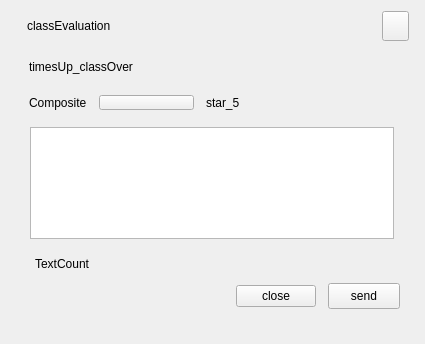
<?xml version="1.0" encoding="UTF-8"?>
<ui version="4.0">
 <class>ClassOverEvaluate</class>
 <widget class="C8CommonWindow" name="ClassOverEvaluate">
  <property name="geometry">
   <rect>
    <x>0</x>
    <y>0</y>
    <width>421</width>
    <height>340</height>
   </rect>
  </property>
  <property name="windowTitle">
   <string>ClassOverEvaluate</string>
  </property>
  <layout class="QGridLayout" name="gridLayout">
   <item row="0" column="0">
    <widget class="QWidget" name="widget_classoverEvaluate_bk" native="true">
     <property name="minimumSize">
      <size>
       <width>403</width>
       <height>322</height>
      </size>
     </property>
     <layout class="QVBoxLayout" name="verticalLayout_4">
      <property name="spacing">
       <number>14</number>
      </property>
      <property name="leftMargin">
       <number>0</number>
      </property>
      <property name="topMargin">
       <number>0</number>
      </property>
      <property name="rightMargin">
       <number>0</number>
      </property>
      <property name="bottomMargin">
       <number>24</number>
      </property>
      <item>
       <layout class="QVBoxLayout" name="verticalLayout">
        <property name="spacing">
         <number>16</number>
        </property>
        <item>
         <widget class="QWidget" name="widget_titleBar" native="true">
          <property name="minimumSize">
           <size>
            <width>0</width>
            <height>30</height>
           </size>
          </property>
          <property name="maximumSize">
           <size>
            <width>16777215</width>
            <height>30</height>
           </size>
          </property>
          <layout class="QHBoxLayout" name="horizontalLayout_6">
           <property name="spacing">
            <number>0</number>
           </property>
           <property name="leftMargin">
            <number>0</number>
           </property>
           <property name="topMargin">
            <number>0</number>
           </property>
           <property name="rightMargin">
            <number>0</number>
           </property>
           <property name="bottomMargin">
            <number>0</number>
           </property>
           <item>
            <layout class="QHBoxLayout" name="horizontalLayout">
             <property name="rightMargin">
              <number>5</number>
             </property>
             <item>
              <widget class="QLabel" name="label_classEvaluation">
               <property name="text">
                <string>classEvaluation</string>
               </property>
               <property name="indent">
                <number>16</number>
               </property>
              </widget>
             </item>
             <item>
              <spacer name="horizontalSpacer">
               <property name="orientation">
                <enum>Qt::Horizontal</enum>
               </property>
               <property name="sizeHint" stdset="0">
                <size>
                 <width>40</width>
                 <height>20</height>
                </size>
               </property>
              </spacer>
             </item>
             <item>
              <widget class="QPushButton" name="pushButton_close">
               <property name="minimumSize">
                <size>
                 <width>27</width>
                 <height>30</height>
                </size>
               </property>
               <property name="maximumSize">
                <size>
                 <width>27</width>
                 <height>30</height>
                </size>
               </property>
               <property name="toolTip">
                <string>close</string>
               </property>
               <property name="text">
                <string/>
               </property>
              </widget>
             </item>
            </layout>
           </item>
          </layout>
          <zorder></zorder>
         </widget>
        </item>
        <item>
         <layout class="QHBoxLayout" name="horizontalLayout_5">
          <property name="spacing">
           <number>0</number>
          </property>
          <property name="leftMargin">
           <number>0</number>
          </property>
          <item>
           <widget class="QLabel" name="label_timesUp_classOver">
            <property name="minimumSize">
             <size>
              <width>0</width>
              <height>20</height>
             </size>
            </property>
            <property name="text">
             <string>timesUp_classOver</string>
            </property>
            <property name="indent">
             <number>18</number>
            </property>
           </widget>
          </item>
         </layout>
        </item>
        <item>
         <layout class="QHBoxLayout" name="horizontalLayout_2">
          <property name="spacing">
           <number>12</number>
          </property>
          <property name="leftMargin">
           <number>18</number>
          </property>
          <item>
           <widget class="QLabel" name="label_Composite">
            <property name="text">
             <string>Composite</string>
            </property>
           </widget>
          </item>
          <item>
           <widget class="EvaluateButton" name="pushButton_evaluateButton">
            <property name="minimumSize">
             <size>
              <width>95</width>
              <height>15</height>
             </size>
            </property>
            <property name="maximumSize">
             <size>
              <width>95</width>
              <height>15</height>
             </size>
            </property>
            <property name="text">
             <string/>
            </property>
           </widget>
          </item>
          <item>
           <widget class="QLabel" name="label_evaluate">
            <property name="text">
             <string>star_5</string>
            </property>
           </widget>
          </item>
          <item>
           <spacer name="horizontalSpacer_2">
            <property name="orientation">
             <enum>Qt::Horizontal</enum>
            </property>
            <property name="sizeHint" stdset="0">
             <size>
              <width>40</width>
              <height>20</height>
             </size>
            </property>
           </spacer>
          </item>
         </layout>
        </item>
       </layout>
      </item>
      <item>
       <layout class="QVBoxLayout" name="verticalLayout_3">
        <property name="spacing">
         <number>12</number>
        </property>
        <item>
         <layout class="QHBoxLayout" name="horizontalLayout_4">
          <property name="leftMargin">
           <number>14</number>
          </property>
          <property name="rightMargin">
           <number>14</number>
          </property>
          <item>
           <widget class="EvaluationEdit" name="textEdit_evaluate">
            <property name="minimumSize">
             <size>
              <width>364</width>
              <height>112</height>
             </size>
            </property>
            <property name="maximumSize">
             <size>
              <width>364</width>
              <height>112</height>
             </size>
            </property>
           </widget>
          </item>
         </layout>
        </item>
        <item>
         <layout class="QVBoxLayout" name="verticalLayout_2">
          <item>
           <widget class="QLabel" name="label_TextCount">
            <property name="text">
             <string>TextCount</string>
            </property>
            <property name="indent">
             <number>24</number>
            </property>
           </widget>
          </item>
          <item>
           <layout class="QHBoxLayout" name="horizontalLayout_3">
            <property name="spacing">
             <number>12</number>
            </property>
            <property name="rightMargin">
             <number>14</number>
            </property>
            <item>
             <spacer name="horizontalSpacer_3">
              <property name="orientation">
               <enum>Qt::Horizontal</enum>
              </property>
              <property name="sizeHint" stdset="0">
               <size>
                <width>40</width>
                <height>20</height>
               </size>
              </property>
             </spacer>
            </item>
            <item>
             <widget class="QPushButton" name="pushButton_Cancel">
              <property name="text">
               <string>close</string>
              </property>
             </widget>
            </item>
            <item>
             <widget class="QPushButton" name="pushButton_OK">
              <property name="minimumSize">
               <size>
                <width>72</width>
                <height>26</height>
               </size>
              </property>
              <property name="maximumSize">
               <size>
                <width>72</width>
                <height>26</height>
               </size>
              </property>
              <property name="text">
               <string>send</string>
              </property>
             </widget>
            </item>
           </layout>
          </item>
         </layout>
        </item>
       </layout>
      </item>
     </layout>
    </widget>
   </item>
  </layout>
 </widget>
 <layoutdefault spacing="6" margin="11"/>
 <customwidgets>
  <customwidget>
   <class>C8CommonWindow</class>
   <extends>QWidget</extends>
   <header>c8commonwindow.h</header>
   <container>1</container>
  </customwidget>
  <customwidget>
   <class>EvaluateButton</class>
   <extends>QPushButton</extends>
   <header location="global">evaluatebutton.h</header>
  </customwidget>
  <customwidget>
   <class>EvaluationEdit</class>
   <extends>QTextEdit</extends>
   <header location="global">evaluationedit.h</header>
  </customwidget>
 </customwidgets>
 <resources/>
 <connections>
  <connection>
   <sender>pushButton_OK</sender>
   <signal>clicked()</signal>
   <receiver>ClassOverEvaluate</receiver>
   <slot>submitAndSignoutBtnClicked()</slot>
   <hints>
    <hint type="sourcelabel">
     <x>386</x>
     <y>320</y>
    </hint>
    <hint type="destinationlabel">
     <x>420</x>
     <y>332</y>
    </hint>
   </hints>
  </connection>
  <connection>
   <sender>pushButton_close</sender>
   <signal>clicked()</signal>
   <receiver>ClassOverEvaluate</receiver>
   <slot>closeBtnClicked()</slot>
   <hints>
    <hint type="sourcelabel">
     <x>400</x>
     <y>40</y>
    </hint>
    <hint type="destinationlabel">
     <x>420</x>
     <y>4</y>
    </hint>
   </hints>
  </connection>
 </connections>
 <slots>
  <slot>submitAndSignoutBtnClicked()</slot>
  <slot>closeBtnClicked()</slot>
 </slots>
</ui>
